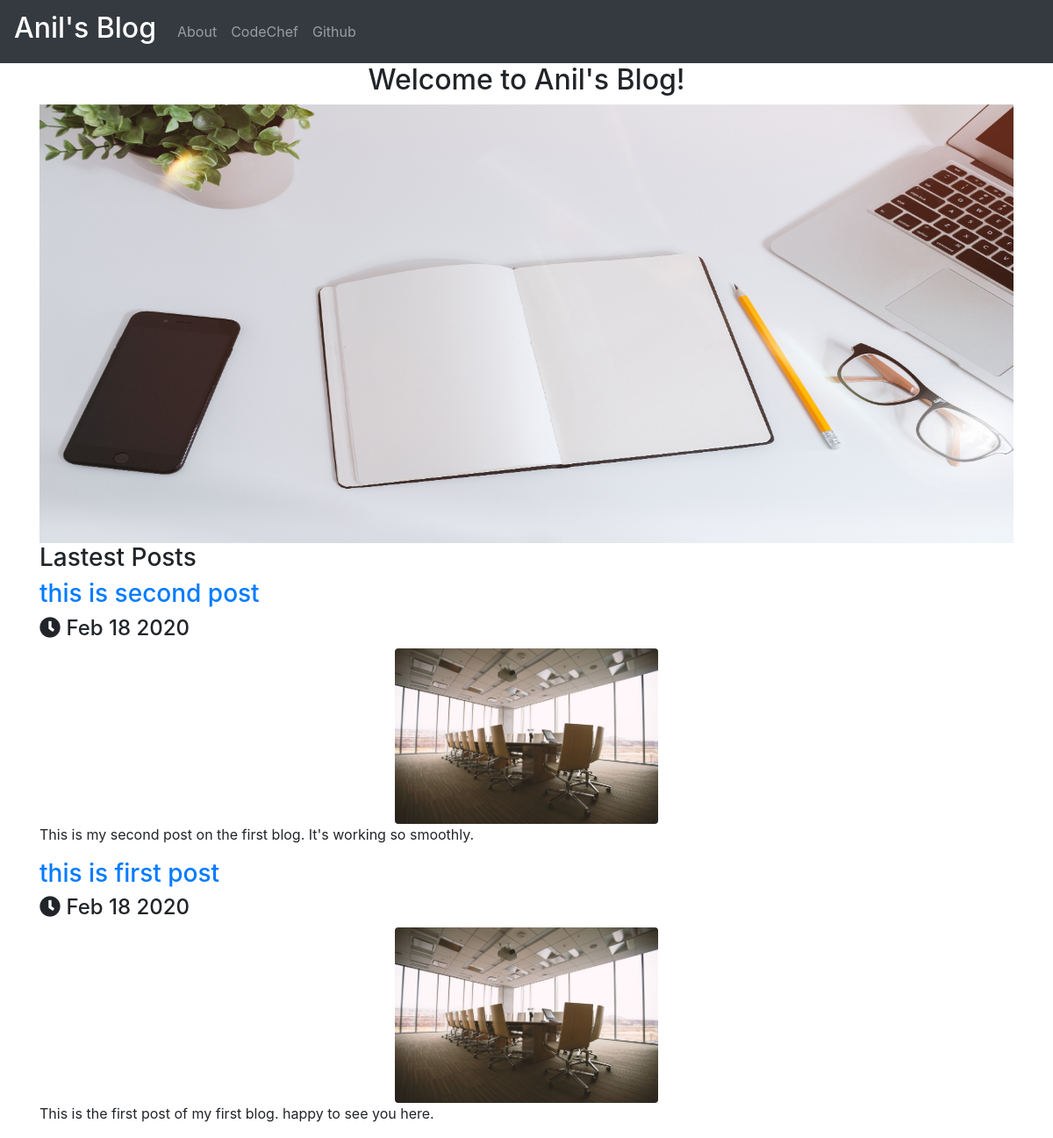
Before: / with the older database file.
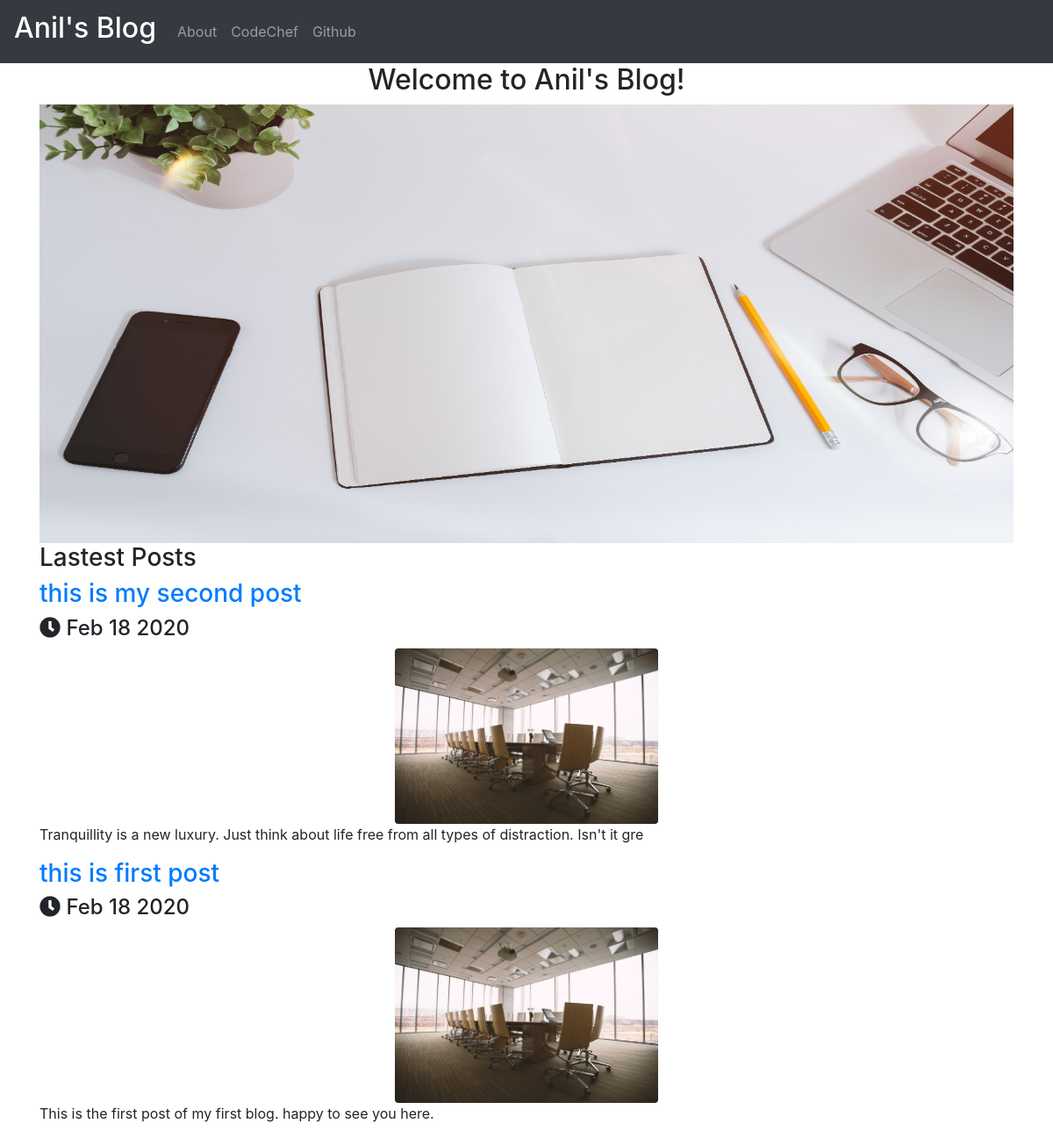
After: the same page with the newer database file.
### posts/models.py (models this page shows)
class Post(models.Model):
    title = models.CharField(max_length=255)
    pub_date = models.DateTimeField()
    image = models.ImageField(upload_to='media/')
    body = models.TextField()
    def pub_date_pretty(self):
        return self.pub_date.strftime('%b %d %Y')
    def summary(self):
        return self.body[:100]

### posts/views.py (the view)
# urls.py: 2. Add a URL to urlpatterns:  path('', views.home, name='home')
def home(request):
    posts = Post.objects.order_by('-pub_date')
    return render(request, 'posts/home.html', {'posts': posts})

### posts/templates/posts/home.html (shortened to what this page needs)
<!doctype html>
<html lang="en">
	<head>
		<link rel="stylesheet" href="https://stackpath.bootstrapcdn.com/bootstrap/4.4.1/css/bootstrap.min.css">
		<link rel="stylesheet" href="https://use.fontawesome.com/releases/v5.7.0/css/all.css">
	</head>
	<body>
		<nav class="navbar navbar-expand-lg navbar-dark bg-dark">
			<a class="navbar-brand" href="{% url 'home' %}"><h2>Anil's Blog</h2></a>
			<div class="collapse navbar-collapse" id="navbarSupportedContent">
				<ul class="navbar-nav mr-auto">
					<li class="nav-item ">
						<a class="nav-link" href="{% url 'about' %}">About <span class="sr-only">(current)</span></a>
					</li>
					<li class="nav-item">
						<a class="nav-link" target="_blank" href="https://www.codechef.com/users/anil_">CodeChef</a>
					</li>
					<li class="nav-item">
						<a class="nav-link" target="_blank" href="https://github.com/anilchoudhary">Github</a>
					</li>
				</ul>
			</div>
		</nav>
		<div class="container">
			<h2 class="text-center">Welcome to Anil's Blog!</h2>
			{% load static %}
			<div id="carouselExampleSlidesOnly" class="carousel slide" data-ride="carousel">
				<div class="carousel-inner">
					<div class="carousel-item active">
						<img src="{% static 'posts/home.jpg' %}" height="500px" class="d-block mx-auto w-100" alt="...">
					</div>
				</div>
			</div>
			<h3>Lastest Posts</h3>
			{% for post in posts.all %}
				<b><a href="{% url 'post_detail' post.id %} "><h3>{{ post.title }}</h3></a></b>
				<h4><i class="fas fa-clock"></i> {{post.pub_date_pretty}}</h4>
				<img src="{{post.image.url}}" class="img-responsive rounded mx-auto d-block" witdth="200px" height="200px" alt="post image">
				<p>{{post.summary}}</p>
			{% endfor %}
		</div>
	</body>
</html>

Changed rows visible on the page:
removed Post: title "this is second post", pub_date_pretty "Feb 18 2020", image (picture), summary "This is my second post on the first blog. It's working so smoothly."
added Post: title "this is my second post", pub_date_pretty "Feb 18 2020", image (picture), summary "Tranquillity is a new luxury. Just think about life free from all types of distraction. Isn't it gre"
